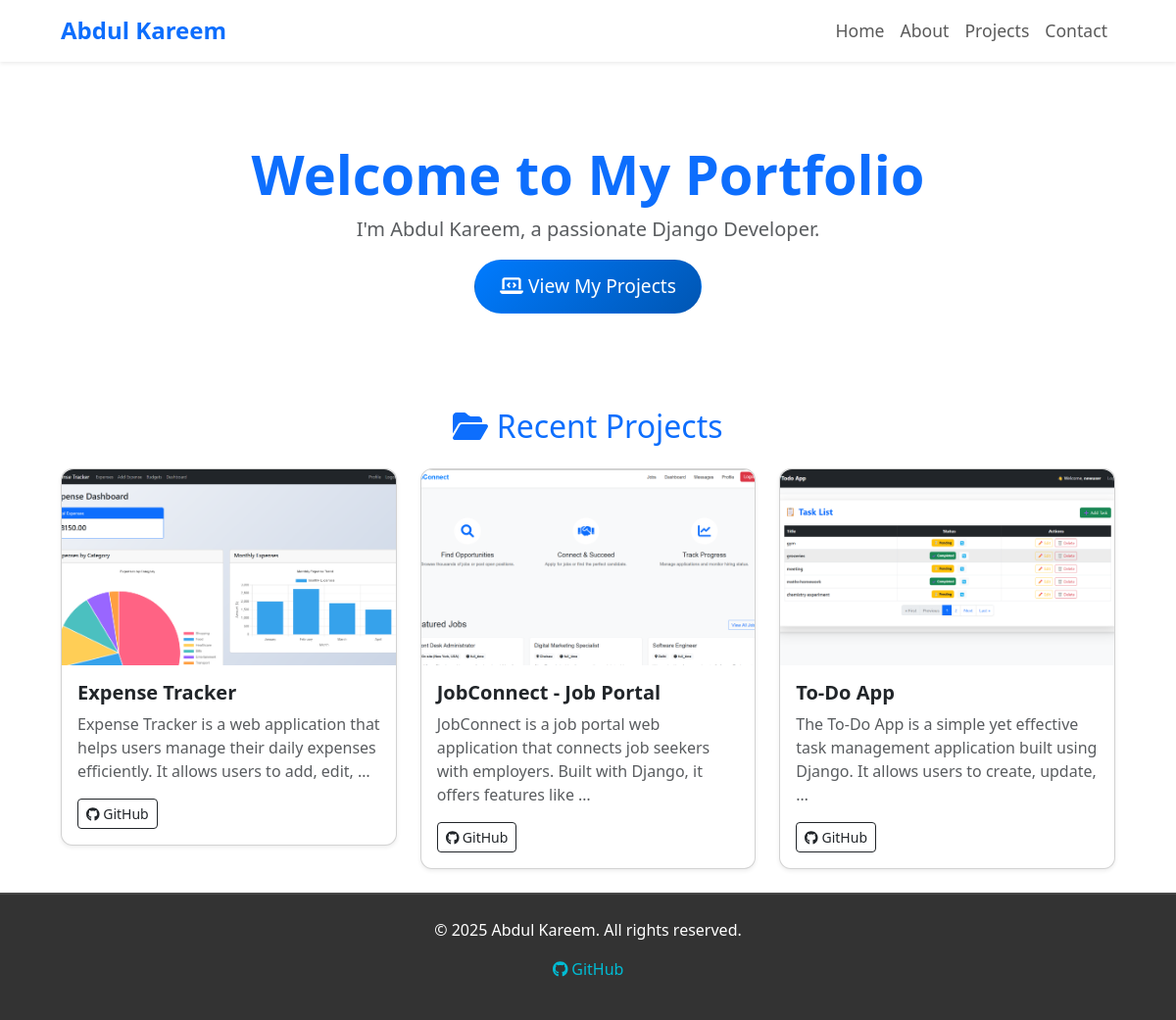
Before: / with the older database file.
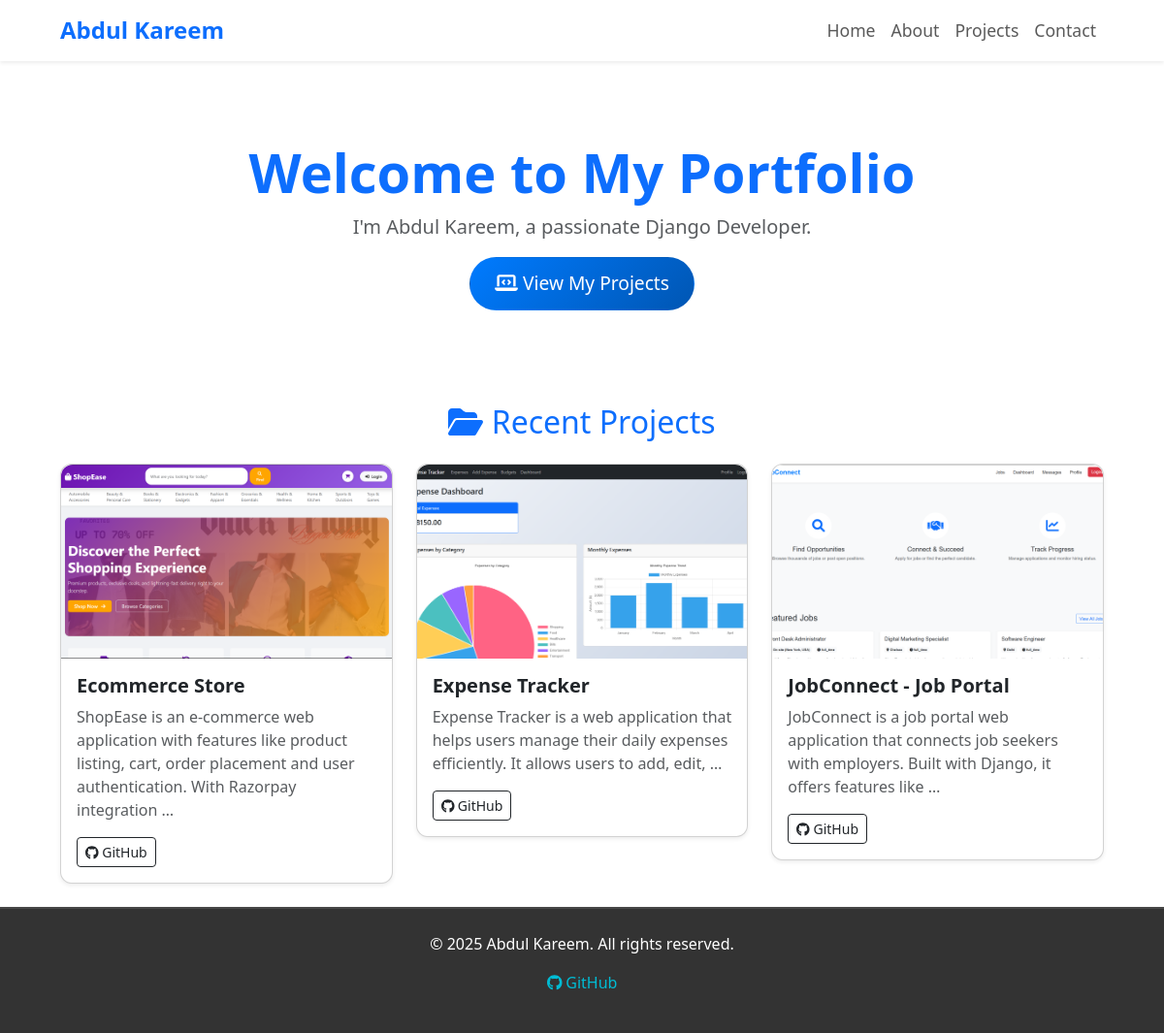
After: the same page with the newer database file.
### my_portfolio/models.py (models this page shows, shortened)
class Project(models.Model):
  title = models.CharField(max_length=200)
  description = models.TextField()
  tech_stack = models.CharField(max_length=200)
  github_link = models.URLField(blank=True, null=True)
  demo_link = models.URLField(blank=True, null=True)
  image = models.ImageField(upload_to='project_images/', blank=True, null=True)
  created_at = models.DateTimeField(auto_now_add=True)

### my_portfolio/views.py (the view)
# urls.py: path('', views.home, name='home'),
def home(request):
  projects = Project.objects.all().order_by('-created_at')[:3]  # Get the latest 3 projects
  return render(request, 'home.html',{'projects':projects})

### my_portfolio/templates/home.html (shortened to what this page needs)
{% extends 'base.html' %}
{% block content %}
<div class="jumbotron text-center glassmorphism p-5">
    <h1 class="display-4 fw-bold text-primary">Welcome to My Portfolio</h1>
    <p class="lead text-muted">I'm Abdul Kareem, a passionate Django Developer.</p>
    <a class="btn btn-lg btn-style" href="{% url 'projects' %}" role="button">
        <i class="fas fa-laptop-code"></i> View My Projects
    </a>
</div>
<h2 class="text-center mt-5 text-primary"><i class="fas fa-folder-open"></i> Recent Projects</h2>
<div class="row mt-4">
    {% for project in projects %}
    <div class="col-md-4">
        <div class="card project-card shadow-sm">
            {% if project.image %}
            <a href="{% url 'project_detail' project.pk %}">
                <img src="{{ project.image.url }}" class="card-img-top project-image" alt="{{ project.title }}">
            </a>
            {% endif %}
            <div class="card-body">
                <h5 class="card-title text-dark fw-bold">{{ project.title }}</h5>
                <p class="card-text text-muted">{{ project.description|truncatewords:20 }}</p>
                <div class="d-flex justify-content-between">
                    <a href="{{ project.github_link }}" class="btn btn-sm btn-outline-dark" target="_blank">
                        <i class="fab fa-github"></i> GitHub
                    </a>
                </div>
            </div>
        </div>
    </div>
    {% empty %}
    <p class="text-muted text-center">No projects have been added yet.</p>
    {% endfor %}
</div>
{% endblock %}

Changed rows visible on the page:
no longer on this page (row unchanged): Project: image (picture), title "To-Do App", description "The To-Do App is a simple yet effective task management application built using Django. It allows users to create, update, …"
added Project: image (picture), title "Ecommerce Store", description "ShopEase is an e-commerce web application with features like product listing, cart, order placement and user authentication. With Razorpay integration …"
